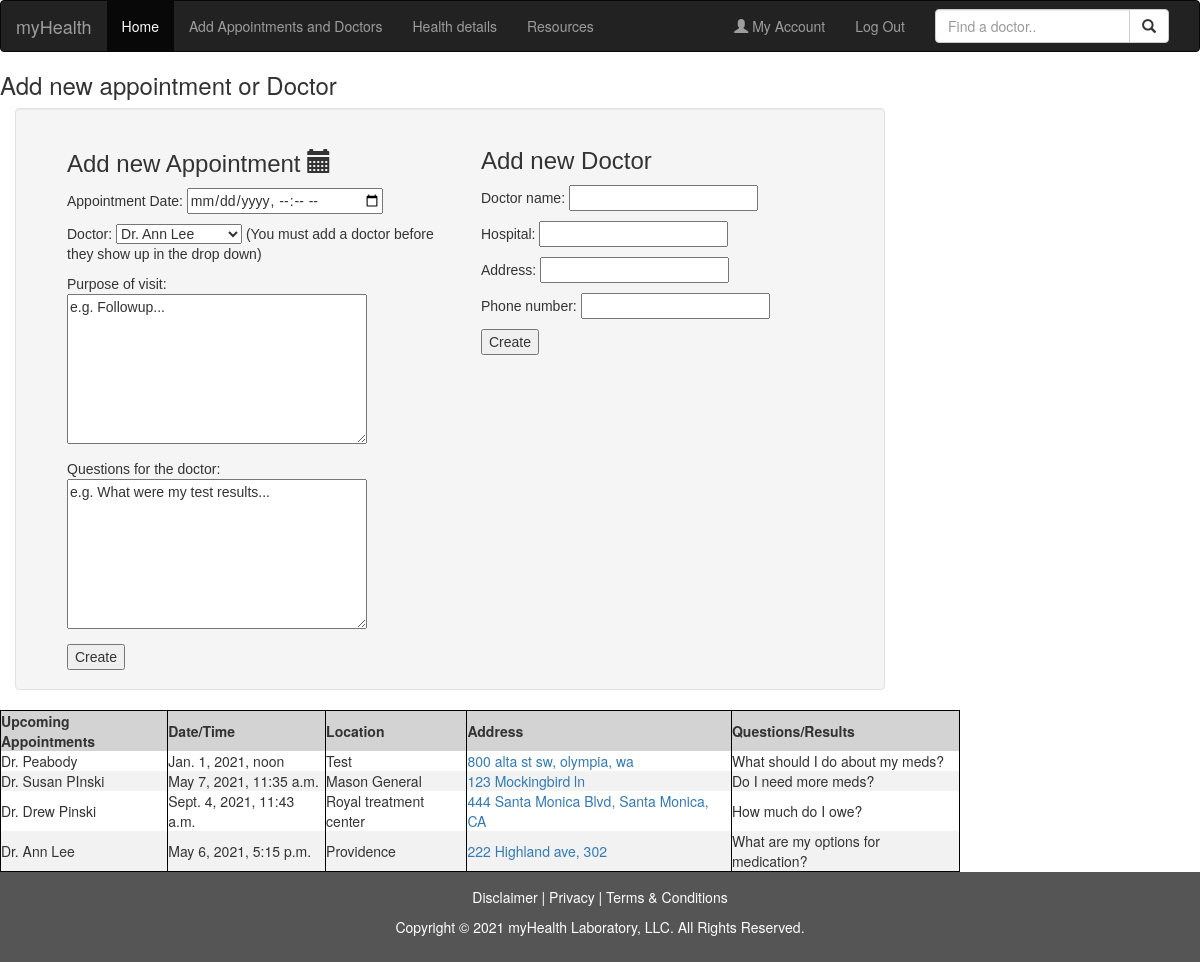
Page /appointment (signed in) on the committed database.
### main_app/models.py (models this page shows)
class Appointment(models.Model):
    appt_date = models.DateTimeField(auto_now=False)
    ordering = ['-appt_date']
    purpose = models.CharField(max_length=255)
    question = models.CharField(max_length=255)
    created_at = models.DateTimeField(auto_now_add=True)
    updated_at = models.DateTimeField(auto_now=True)
    doctor = models.ForeignKey(Doctor, related_name="appointments", on_delete = models.CASCADE)
    user = models.ForeignKey(User, related_name="appointments", on_delete = models.CASCADE)

class Doctor(models.Model):
    dr_name = models.CharField(max_length=255)
    hospital_name = models.CharField(max_length=255)
    specialty = models.CharField(max_length=255)
    address = models.CharField(max_length=255)
    phone = models.CharField(max_length=45)
    created_at = models.DateTimeField(auto_now_add=True)
    updated_at = models.DateTimeField(auto_now=True)
    user = models.ForeignKey(User, related_name="doctors", on_delete = models.CASCADE)

### main_app/views.py (the view)
# urls.py: path('appointment', views.appointment),
def appointment(request):
    context = {
        "logged_in_user" : User.objects.get(id=request.session['id']),
    }
    user = User.objects.get(id=request.session['id'])
    print(user.doctors.all())
    return render(request, 'appointments.html', context)

### main_app/templates/appointments.html (shortened to what this page needs)
<!DOCTYPE html>
<html lang="en">
<head>
    {% load static %}
    <link rel="stylesheet" href="{% static 'css/style.css' %}">
    <link rel="stylesheet" href="https://maxcdn.bootstrapcdn.com/bootstrap/3.4.1/css/bootstrap.min.css">
</head>
<body>
    <nav class="navbar navbar-inverse">
        <div class="container-fluid">
          <div class="navbar-header">
            <a class="navbar-brand" href="#">myHealth</a>
          </div>
          <div class="collapse navbar-collapse" id="myNavbar">
            <ul class="nav navbar-nav">
              <li class="active"><a href="/dashboard">Home</a></li>
              <li><a href="/appointment">Add Appointments and Doctors</a></li>
              <li><a href="/health">Health details</a></a></li>
              <li><a href="/resources">Resources</a></li>
            </ul>
            <form class="navbar-form navbar-right" role="search">
              <div class="form-group input-group">
                <input type="text" class="form-control" placeholder="Find a doctor..">
                <span class="input-group-btn">
                  <button class="btn btn-default" type="button">
                    <span class="glyphicon glyphicon-search"></span>
                  </button>
                </span>
              </div>
            </form>
            <ul class="nav navbar-nav navbar-right">
              <li><a href="/profile"><span class="glyphicon glyphicon-user"></span> My Account</a></li>
              <li><a href="/logout">Log Out</a></li>
            </ul>
          </div>
        </div>
      </nav>
          <h3>   Add new appointment or Doctor</h3>
          <div class="col-sm-9">
            <div class="well">
              <div class="appt_container">
                  <div class="add_appt">
                      <h3>Add new Appointment  <span class="glyphicon glyphicon-calendar"></span></h3>
                      <form action="/appointment/new" method="post">
                        <table >
                            <td>
                                <tr>
                                    <td>
                                        <p> Appointment Date: <input type="datetime-local" name="appt_date" id=""> </p>
                                    </td>
                                </tr>
                                <tr>
                                    <td>
                                        <p>Doctor: <select name="doctor" id="">
                                            {% for doctor in logged_in_user.doctors.all %}
                                            <option value="{{doctor.id}}" name="doctor">{{doctor.dr_name}}</option>
                                            {% endfor %}
                                        </select> (You must add a doctor before they show up in the drop down)</p>
                                    </td>
                                </tr>
                                <tr>
                                    <td>
                                        <p>Purpose of visit:   <textarea name='purpose'>e.g. Followup...</textarea> </p>
                                    </td>
                                </tr>
                                <tr>
                                    <td>
                                        <p>Questions for the doctor: <textarea name="question">e.g. What were my test results...</textarea>  </p>
                                    </td>
                                </tr>
                            </td>
                        </table>
                        <button>Create</button>
                    </form></div>
                    <div class="add_dr">
                <h3>Add new Doctor</h3>
                <form action="/doctor/new" method="post">
                    <table>
                        <table >
                            <td>
                                <tr>
                        <td>
                          <p>Doctor name: <input type="text" name="dr_name" id=""> </p>
                        </td>
                    </tr>
                    <tr>
                        <td>
                          <p>Hospital: <input type="text" name="hospital_name" id=""></p>
                        </td>
                    </tr>
                    <tr>
                        <td>
                            <p>Address: <input type="text" name="address" id=""> </p>
                        </td>
                    </tr>
                    <tr>
                        <td>
                            <p>Phone number: <input type="text" name="phone" id=""> </p>
                        </td>
                    </tr>
                </td>
            </table>
            <button>Create</button>
        </form>
    </div>
    </div>
    </div>
</div>
        <div class="bottom">
            <table class="appt">
                <th>Upcoming Appointments</th>
                <th>Date/Time</th>
                <th>Location</th>
                <th>Address</th>
                <th>Questions/Results</th>
                <tbody>
                    {% for appointment in logged_in_user.appointments.all %}
                    <tr>
                        <td>{{appointment.doctor.dr_name}}</td>
                        <td>{{appointment.appt_date}}</td>
                        <td> {{appointment.doctor.hospital_name}}</td>
                        <td> <a href="https://www.google.com/search?q=directions {{appointment.doctor.address}}" target = “_blank”>{{appointment.doctor.address}}</a></td>
                        <td> {{appointment.question}}</td>
                    </tr>
                    {% endfor %}
            </tbody>
            </table>
        </div>
    <footer class="container-fluid text-center">
        <p>Disclaimer | Privacy | Terms & Conditions </p>
        <p> Copyright © 2021 myHealth Laboratory, LLC. All Rights Reserved. </p>
      </footer>
</body>
</html>

### main_app/static/css/style.css (style rules this page uses)
.appt_container { display: flex; justify-content: flex-start; width: 1065px; min-height: 400px; font-family: sans-serif; }
.add_appt { width: 382px; text-align: left; margin: 0px 32px; }
textarea { width: 300px; height: 150px; }
.add_dr { width: 382px; text-align: left; }
.appt { border: 1px solid black; text-align: left; border-collapse: collapse; width: 80%; }
.appt th { background-color: lightgray; border-right: 1px solid black; }
.appt td { border-right: 1px solid black; }
.appt tr:nth-child(even) { background-color: #f2f2f2; }
footer { background-color: #555; color: white; padding: 15px; }

### rows in the picture
Appointment: doctor.dr_name "Dr. Peabody", appt_date "Jan. 1, 2021, noon", doctor.hospital_name "Test", doctor.address "800 alta st sw, olympia, wa", question "What should I do about my meds?"
Appointment: doctor.dr_name "Dr. Susan PInski", appt_date "May 7, 2021, 11:35 a.m.", doctor.hospital_name "Mason General", doctor.address "123 Mockingbird ln", question "Do I need more meds?"
Appointment: doctor.dr_name "Dr. Drew Pinski", appt_date "Sept. 4, 2021, 11:43 a.m.", doctor.hospital_name "Royal treatment center", doctor.address "444 Santa Monica Blvd, Santa Monica, CA", question "How much do I owe?"
Appointment: doctor.dr_name "Dr. Ann Lee", appt_date "May 6, 2021, 5:15 p.m.", doctor.hospital_name "Providence", doctor.address "222 Highland ave, 302", question "What are my options for medication?"

### other values in the picture
form field doctor "Dr. Ann Lee"
